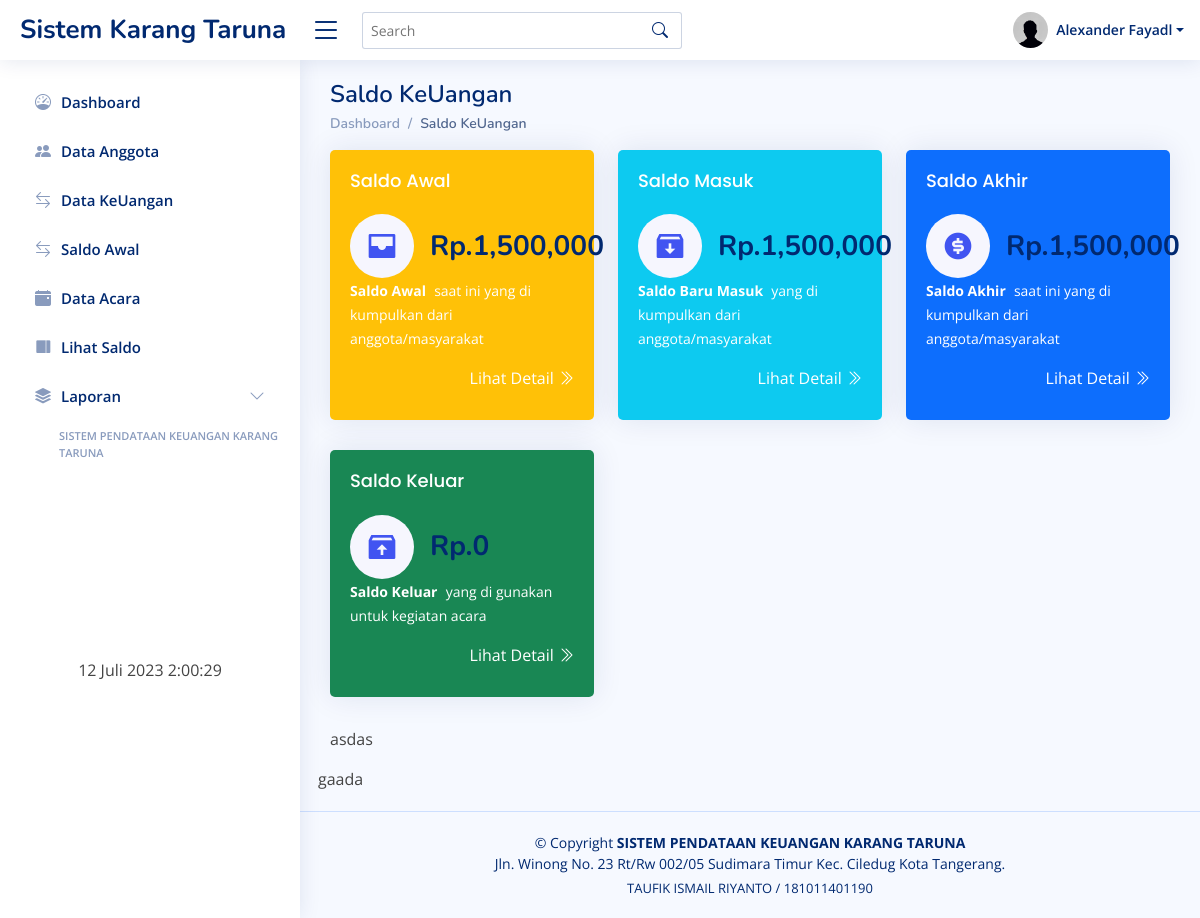
The app's page /admin/index.php?url=cek_saldo (signed in) with its own data.
### tables this page shows
CREATE TABLE `users` (
  `id_user` int(11) NOT NULL,
  `recid` enum('0','1') NOT NULL,
  `nama` varchar(30) NOT NULL,
  `rt` int(4) NOT NULL,
  `rw` int(4) NOT NULL,
  `alamat` text NOT NULL,
  `tgl_lahir` varchar(20) NOT NULL,
  `pekerjaan` varchar(40) NOT NULL,
  `no_telp` varchar(15) NOT NULL,
  `status` enum('aktif','tidak aktif') NOT NULL,
  `usertype` enum('ketua','wakil','anggota') NOT NULL,
  `username` varchar(30) NOT NULL,
  `password` varchar(200) NOT NULL,
  `level` enum('admin','anggota') NOT NULL
);

CREATE TABLE `saldo_awal` (
  `id_saldo_awal` int(11) NOT NULL,
  `id_saldo_akhir` int(11) NOT NULL,
  `jml_saldo_awal` varchar(255) NOT NULL,
  `tgl` date NOT NULL
);

CREATE TABLE `saldo_akhir` (
  `id_saldo_akhir` int(11) NOT NULL,
  `id_trx` int(11) NOT NULL,
  `jml_trx` varchar(255) NOT NULL,
  `jml_saldo_akhir` varchar(255) NOT NULL,
  `tgl` date NOT NULL
);

### admin/index.php (the view, shortened to what the rows shown need)
<!DOCTYPE html>
<html lang="en">
<head>
     <link href="../assets/css/bootstrap.min.css" rel="stylesheet">
     <link href="../assets/css/bootstrap-icons.css" rel="stylesheet">
     <link href="../assets/css/boxicons.min.css" rel="stylesheet">
     <link href="../assets/css/quill.snow.css" rel="stylesheet">
     <link href="../assets/css/quill.bubble.css" rel="stylesheet">
     <link href="../assets/css/remixicon.css" rel="stylesheet">
     <link rel="stylesheet" href="../assets/jquery-ui.css">
     <link href="../assets/css/style.css" rel="stylesheet">
     <link href="../assets/datatables/dataTables.bootstrap4.min.css" rel="stylesheet">
</head>
<body>
     <header id="header" class="header fixed-top d-flex align-items-center">
          <nav class="header-nav ms-auto">
               <ul class="d-flex align-items-center">
                    <li class="nav-item dropdown pe-3">
                         <?php
             require '../config/config.php';
             $sql = mysqli_query($koneksi, "select * from users where id_user='$_SESSION[id]'");
             while ($data = mysqli_fetch_array($sql)) {
               ?>
                         <a class="nav-link nav-profile d-flex align-items-center pe-0" href="#"
                              data-bs-toggle="dropdown"> <img src="../assets/img/profile-img.png" alt="Profile"
                                   class="rounded-circle"> <span
                                   class="d-none d-md-block dropdown-toggle ps-2"><?php echo $data['nama']; ?></span>
                         </a>
                              <?php } ?>
                    </li>
               </ul>
          </nav>
     </header>
     <main id="main" class="main">
          <section class="section">
               <div class="row">
                    <?php include 'link.php' ?>
                    <br>
                    <br>
                    <br>
                    <br>
                    <br>
                    <br>
                    <br>
                    <br>
                    <br>
                    <br>
                    <br>
                    <br>
                    <br>
                    <br>
                    <br>
                    <br>
                    <br>
                    <br>
                    <br>
                    <br>
                    <br>
                    <br>
                    <br>
                    <br>
                    <br>
                    <br>
                    <br>
                    <br>
                    <br>
               </div>
          </section>
     </main>
</body>
</html>

### admin/cek_saldo.php (shortened to what the rows shown need)
<!DOCTYPE html>
<html>
<head>
</head>
<body>
     <div class="container">
          <div class="pagetitle">
               <h1 class="mb-1">Saldo KeUangan</h1>
          </div>
          <div class="row">
               <section class="section dashboard">
                    <div class="row">
                         <div class="col-md-12">
                              <div class="row">
                                   <div class="col-sm-4 ">
                                        <div class="card info-card sales-card bg-warning">
                                             <div class="card-body">
                                                  <h5 class="card-title text-white">Saldo Awal<span></span></h5>
                                                  <?php
										require '../config/config.php';
                    $bulan =  date('m', strtotime(date('Y-m-d')));
										$sql = mysqli_query($koneksi,"SELECT * FROM saldo_awal where month(tgl)='$bulan' ORDER BY `id_saldo_awal` DESC LIMIT 1");
										$rows = mysqli_num_rows($sql);
									if($rows<1){
										?>
                                                  <div class="d-flex align-items-center">
                                                       <div
                                                            class="card-icon rounded-circle d-flex align-items-center justify-content-center">
                                                            <i class="ri-inbox-fill"></i>
                                                       </div>
                                                       <div class="ps-3">
                                                            <h6>Rp.0</h6>
                                                       </div>
                                                  </div>
                                                  <span class="text-white small pt-1 fw-bold">Saldo Awal</span> <span
                                                       class="text-white small pt-2 ps-1">saat ini yang di kumpulkan
                                                       dari anggota/masyarakat</span><?php
									}
									else{
									while ($data = mysqli_fetch_array($sql)) {
										?>
                                                  <div class="d-flex align-items-center">
                                                       <div
                                                            class="card-icon rounded-circle d-flex align-items-center justify-content-center">
                                                       </div>
                                                       <div class="ps-3">
                                                            <h6>Rp.<?= number_format($data['jml_saldo_awal']); ?></h6>
                                                       </div>
                                                  </div>
                                                  <span class="text-white small pt-1 fw-bold">Saldo Awal</span> <span
                                                       class="text-white small pt-2 ps-1">saat ini yang di kumpulkan
                                                       dari anggota/masyarakat</span>
                                                  <?php }
											}?>
                                                  <div class="mt-3 text-end">
                                                       <a href="?url=lap_keuangan" class="text-white">Lihat Detail </a>
                                                  </div>
                                             </div>
                                        </div>
                                   </div>
                                                  <?php
                                                  $bulan =  date('m', strtotime(date('Y-m-d')));
											?>
                                   <div class="col-xxl-4 col-md-4">
                                        <div class="card info-card sales-card bg-primary">
                                             <div class="card-body ">
                                                  <h5 class="card-title text-white">Saldo Akhir<span></span></h5>
                                                  <?php
										require '../config/config.php';
										$sql = mysqli_query($koneksi,"SELECT * FROM saldo_akhir where month(tgl)='$bulan'  ORDER BY id_saldo_akhir DESC LIMIT 1");
										$rows = mysqli_num_rows($sql);
                                                  if($rows<1){
                                                       ?>
                                                       <div class="ps-3">
                                                            <h6>Rp.0</h6>
                                                       </div>
                                                       <span class="text-white small pt-1 fw-bold">Saldo Akhir</span> <span
                                                       class="small pt-2 ps-1 text-white">saat ini yang di kumpulkan
                                                       dari anggota/masyarakat</span>
                                                       <?php
                                                  }else{while ($data = mysqli_fetch_array($sql)) {
											?>
                                                  <div class="d-flex align-items-center">
                                                       <div
                                                            class="card-icon rounded-circle d-flex align-items-center justify-content-center">
                                                       </div>
                                                       <div class="ps-3">
                                                            <h6>Rp.<?= number_format($data['jml_saldo_akhir']); ?></h6>
                                                       </div>
                                                  </div>
                                                  <span class="text-white small pt-1 fw-bold">Saldo Akhir</span> <span
                                                       class="small pt-2 ps-1 text-white">saat ini yang di kumpulkan
                                                       dari anggota/masyarakat</span>
                                                  <?php }} ?>
                                                  <div class="mt-3 text-end">
                                                       <a href="?url=lap_keuangan" class="text-white">Lihat Detail </a>
                                                  </div>
                                             </div>
                                        </div>
                                   </div>
                              </div>
                         </div>
                    </div>
               </section>
          </div>
     </div>
</body>
</html>

### records on screen
users: nama "Alexander Fayadl"
saldo_awal: jml_saldo_awal "1,500,000"
saldo_akhir: jml_saldo_akhir "1,500,000"

### other values on screen
$data['jumlah'] "1,500,000"
$data['jumlah'] "0"
